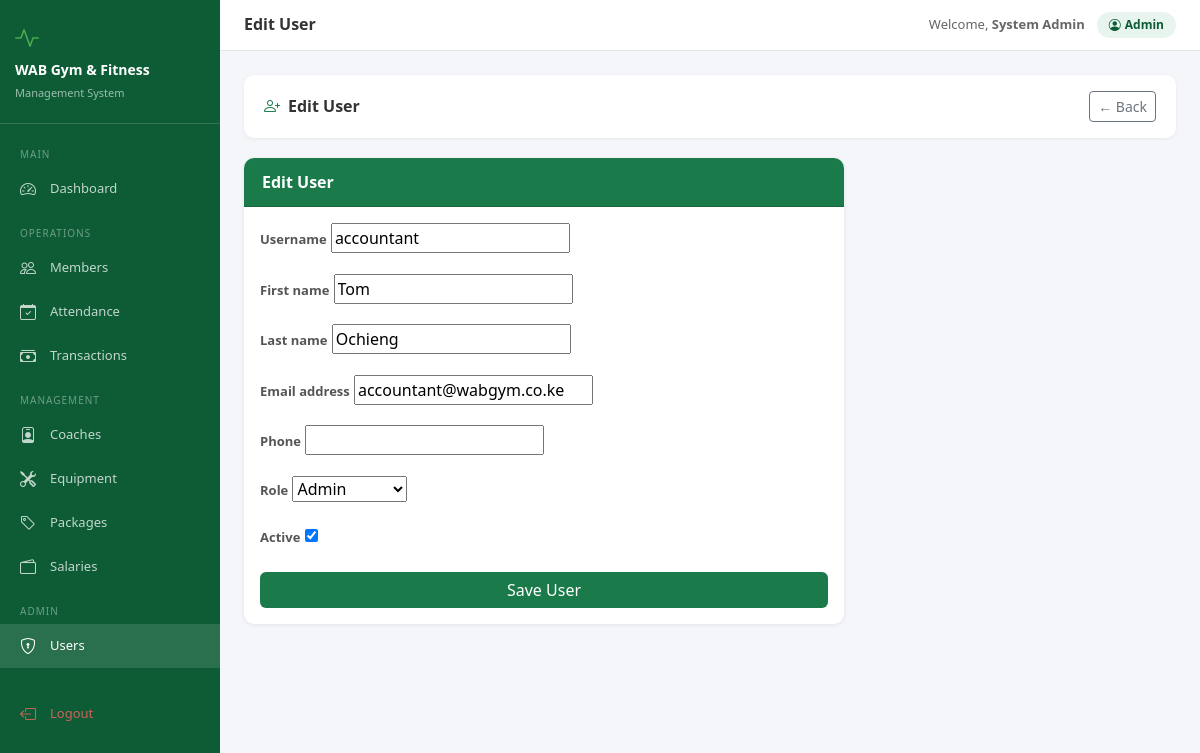
The page /users/4/edit/ (signed in) on the database its author committed.
### accounts/models.py (models this page shows, shortened)
class User(AbstractUser):
    ROLE_CHOICES = [
        ("admin", "Admin"),
        ("receptionist", "Receptionist"),
        ("accountant", "Accountant"),
        ("coach", "Coach"),
    ]
    role = models.CharField(
        max_length=20,
        choices=ROLE_CHOICES,
        default="receptionist",
    )
    phone = models.CharField(
        max_length=15,
        blank=True,
        null=True,
    )
    @property
    def is_admin(self):
        return self.role == "admin"

### accounts/views.py (the view)
# urls.py: path('users/<int:pk>/edit/', views.user_edit, name='user_edit'),
@login_required
def user_edit(request, pk):
    if not request.user.is_admin:
        messages.error(request, 'Access denied.')
        return redirect('dashboard')
    user = get_object_or_404(User, pk=pk)
    form = UserEditForm(instance=user)
    if request.method == 'POST':
        form = UserEditForm(request.POST, instance=user)
        if form.is_valid():
            form.save()
            messages.success(request, 'User updated successfully.')
            return redirect('user_list')
    return render(request, 'accounts/user_form.html', {'form': form, 'title': 'Edit User'})

### accounts/forms.py
class UserEditForm(forms.ModelForm):
    class Meta:
        model = User
        fields = ['username','first_name','last_name','email','phone','role','is_active']

### accounts/templates/accounts/user_form.html (shortened to what this page needs)
{% extends 'base.html' %}
{% block page_title %}{{ title }}{% endblock %}
{% block content %}
<div class="section-header">
  <h4><i class="bi bi-person-plus me-2" style="color:#1a7a4a"></i>{{ title }}</h4>
  <a href="{% url 'user_list' %}" class="btn btn-outline-secondary btn-sm">← Back</a>
</div>
<div class="card" style="max-width:600px">
  <div class="card-header">{{ title }}</div>
  <div class="card-body">
    <form method="post">
      {% for field in form %}
      <div class="mb-3">
        <label class="form-label">{{ field.label }}</label>
        {{ field }}
      </div>
      {% endfor %}
      <button type="submit" class="btn btn-wab w-100">Save User</button>
    </form>
  </div>
</div>
{% endblock %}

### templates/base.html (shortened to what this page needs)
<!DOCTYPE html>
<html lang="en">
<head>
<link href="https://cdn.jsdelivr.net/npm/bootstrap@5.3.0/dist/css/bootstrap.min.css" rel="stylesheet">
<link href="https://cdn.jsdelivr.net/npm/bootstrap-icons@1.11.0/font/bootstrap-icons.css" rel="stylesheet">
</head>
<body>
{% if user.is_authenticated %}
<div class="sidebar">
  <div class="brand">
    <div style="font-size:24px;color:#4caf50;margin-bottom:6px"><i class="bi bi-activity"></i></div>
    <h5>WAB Gym & Fitness</h5>
    <small>Management System</small>
  </div>
  <nav class="mt-2">
    <div class="nav-section">Main</div>
    <a href="{% url 'dashboard' %}" class="nav-link {% if request.resolver_match.url_name == 'dashboard' %}active{% endif %}">
      <i class="bi bi-speedometer2"></i> Dashboard
    </a>
    <div class="nav-section">Operations</div>
    <a href="{% url 'member_list' %}" class="nav-link {% if 'member' in request.resolver_match.url_name %}active{% endif %}">
      <i class="bi bi-people"></i> Members
    </a>
    <a href="{% url 'attendance_list' %}" class="nav-link {% if 'attendance' in request.resolver_match.url_name %}active{% endif %}">
      <i class="bi bi-calendar-check"></i> Attendance
    </a>
    <a href="{% url 'payment_list' %}" class="nav-link {% if 'payment' in request.resolver_match.url_name %}active{% endif %}">
      <i class="bi bi-cash-stack"></i> Transactions
    </a>
    <div class="nav-section">Management</div>
    <a href="{% url 'coach_list' %}" class="nav-link {% if 'coach' in request.resolver_match.url_name %}active{% endif %}">
      <i class="bi bi-person-badge"></i> Coaches
    </a>
    <a href="{% url 'equipment_list' %}" class="nav-link {% if 'equipment' in request.resolver_match.url_name %}active{% endif %}">
      <i class="bi bi-tools"></i> Equipment
    </a>
    <a href="{% url 'package_list' %}" class="nav-link {% if 'package' in request.resolver_match.url_name %}active{% endif %}">
      <i class="bi bi-tag"></i> Packages
    </a>
    {% if user.role == "admin" or user.role == "accountant" %}
    <a href="{% url 'salary_list' %}" class="nav-link {% if 'salary' in request.resolver_match.url_name %}active{% endif %}">
      <i class="bi bi-wallet2"></i> Salaries
    </a>
    {% endif %}
    {% if user.is_admin %}
    <div class="nav-section">Admin</div>
    <a href="{% url 'user_list' %}" class="nav-link {% if 'user' in request.resolver_match.url_name %}active{% endif %}">
      <i class="bi bi-shield-lock"></i> Users
    </a>
    {% endif %}
    <div class="mt-4 mb-2">
    <a href="{% url 'logout' %}" class="nav-link" style="color:rgba(255,100,100,.8)">
      <i class="bi bi-box-arrow-left"></i> Logout
    </a>
    </div>
  </nav>
</div>
<div class="main-content">
  <div class="topbar">
    <h6 class="page-title">{% block page_title %}WAB Gym{% endblock %}</h6>
    <div class="user-info">
      <span style="font-size:13px;color:#666">Welcome, <strong>{{ user.get_full_name|default:user.username }}</strong></span>
      <span class="user-badge"><i class="bi bi-person-circle me-1"></i>{{ user.role|title }}</span>
    </div>
  </div>
  <div class="content-area">
    {% block content %}{% endblock %}
  </div>
</div>
{% else %}
{% block auth_content %}{% endblock %}
{% endif %}
</body>
</html>

### templates/base.html (style rules this page uses)
:root { --wab-green:#1a7a4a;--wab-dark:#0d5c36;--wab-light:#e8f5ee;--sidebar-w:220px }
body { background:#f4f6f9;font-family:'Segoe UI',sans-serif }
.sidebar { position:fixed;top:0;left:0;height:100vh;width:var(--sidebar-w);background:var(--wab-dark);z-index:1000;overflow-y:auto;transition:.3s }
.sidebar .brand { padding:20px 15px;border-bottom:1px solid rgba(255,255,255,.15) }
.sidebar .brand h5 { color:#fff;margin:0;font-size:14px;font-weight:700 }
.sidebar .brand small { color:rgba(255,255,255,.6);font-size:11px }
.sidebar .nav-link { color:rgba(255,255,255,.75);padding:10px 20px;font-size:13px;display:flex;align-items:center;gap:10px;border-radius:0;transition:.2s }
.sidebar .nav-link:hover,.sidebar .nav-link.active { color:#fff;background:rgba(255,255,255,.12) }
.sidebar .nav-link i { font-size:16px;width:20px }
.sidebar .nav-section { color:rgba(255,255,255,.4);font-size:10px;text-transform:uppercase;letter-spacing:1px;padding:15px 20px 5px }
.main-content { margin-left:var(--sidebar-w);min-height:100vh }
.topbar { background:#fff;border-bottom:1px solid #e5e5e5;padding:12px 24px;display:flex;align-items:center;justify-content:space-between;position:sticky;top:0;z-index:999 }
.topbar .page-title { font-size:16px;font-weight:600;color:#333;margin:0 }
.topbar .user-info { display:flex;align-items:center;gap:12px }
.topbar .user-badge { background:var(--wab-light);color:var(--wab-dark);padding:4px 12px;border-radius:20px;font-size:12px;font-weight:600 }
.content-area { padding:24px }
.card { border:none;border-radius:10px;box-shadow:0 1px 4px rgba(0,0,0,.08) }
.card-header { background:var(--wab-green);color:#fff;border-radius:10px 10px 0 0!important;font-weight:600;padding:12px 18px }
.btn-wab { background:var(--wab-green);color:#fff;border:none }
.form-label { font-size:13px;font-weight:600;color:#555 }
.section-header { background:#fff;border-radius:10px;padding:16px 20px;margin-bottom:20px;box-shadow:0 1px 4px rgba(0,0,0,.06);display:flex;align-items:center;justify-content:space-between }
.section-header h4 { margin:0;font-size:16px;font-weight:700;color:#333 }

### rows shown on the page
User: get_full_name "System Admin", role "Admin"
User: form "accountant" "Tom" "Ochieng" "accountant@wabgym.co.ke" "Admin" "☑"

### other values the page prints
{{ title }} "Edit User"
{{ field.label }} "Username" "First name" "Last name" "Email address" "Phone" "Role" "Active"
